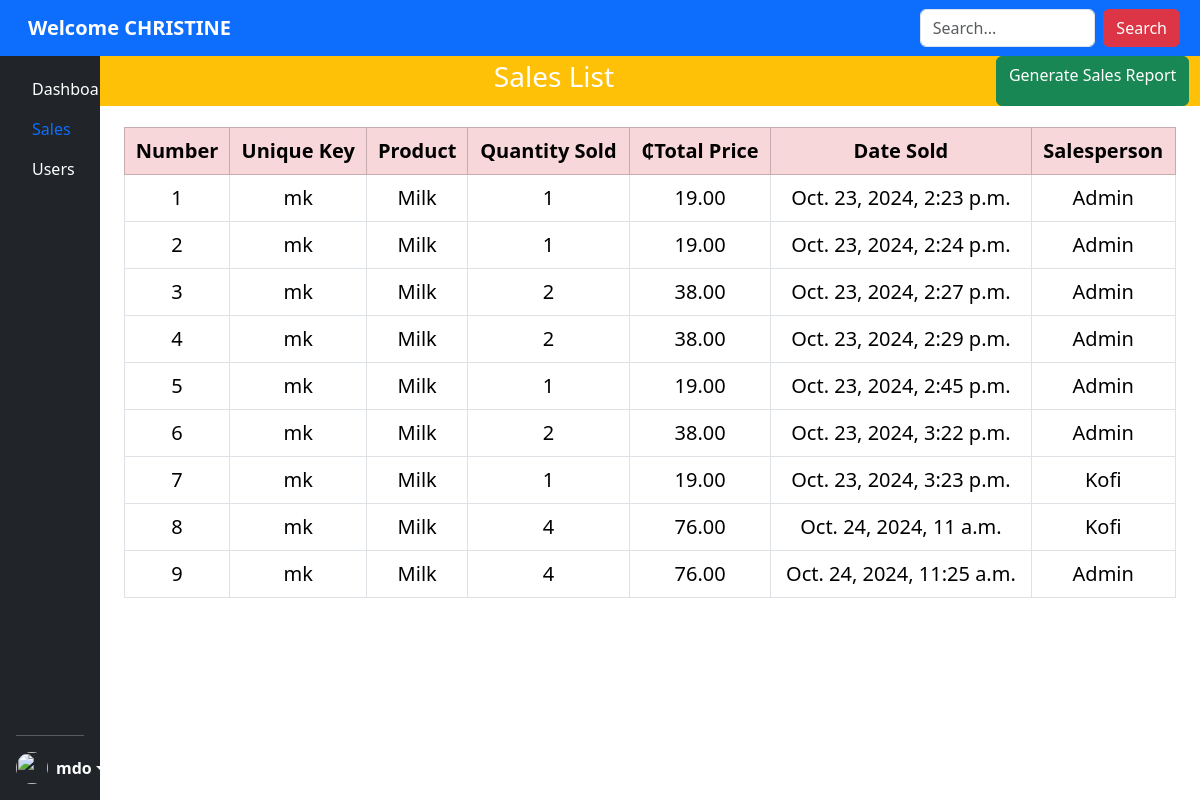
Screenshot of /view-sales/ (signed in) with the database file from the repository.
### revision_app/models.py (models this page shows, shortened)
class Sale(models.Model):
    product = models.ForeignKey(Products, on_delete=models.CASCADE)
    quantity_sold = models.PositiveBigIntegerField()
    total_price = models.DecimalField(max_digits=10, decimal_places=2)
    salesperson = models.ForeignKey(User, on_delete=models.SET_NULL, null=True)  # Link the sale to a user
    date_sold = models.DateTimeField(default=timezone.now)
    unique_key = models.CharField(
        max_length=2,
        blank=True,
        editable=False
    )
    class Meta:
        verbose_name = 'Sale'
        verbose_name_plural = 'Sales'

class Products(models.Model):
    product_name = models.CharField(max_length=200, db_index=True)
    price = models.DecimalField(max_digits=10, decimal_places=2, db_index=True)
    stock = models.PositiveBigIntegerField(default=0, db_index=True)
    unique_key = models.CharField(
        max_length=2,
        blank=True,
        editable=False,
        unique=True
    )
    def __str__(self):
        return self.product_name
    class Meta:
        verbose_name_plural = 'Products'
        ordering = ['product_name']

### revision_app/views.py (the view, shortened to what this page needs)
# urls.py: path('view-sales/', SalesListView.as_view(), name='view-sales'),
class SalesListView(LoginRequiredMixin, TemplateView):
    template_name = 'revision_app/sales.html'  # Template where products and sales will be displayed
    def get_context_data(self, **kwargs):
        context = super().get_context_data(**kwargs)
        sales = Sale.objects.all()
        products = Products.objects.all()
        search_input = self.request.GET.get('q', '').strip()
        context['products'] = products
        context['sales'] = sales
        return context

### revision_app/templates/revision_app/sales.html (shortened to what this page needs)
{% extends 'revision_app/main.html' %}
{% load static %}
{% block content %}
<div class="container-fluid my-0 position-relative mx-0 px-0" style="padding-top: 56px; z-index: 1;">
<div class="container-fluid mx-0 px-0 w-100">
<div class="row">
<div class="d-flex mb-6 bg-warning justify-content-between text-align-center position-fixed" style="z-index: 1050; width: 91.78%;">
    <h3 class="text-center text-white d-flex py-1">Sales List</h3>
    <a href="{% url 'generate_pdf' %}" class="btn btn-success">Generate Sales Report</a>
</div></div>
<div class="container-fluid" style="padding-top: 55px;">
<table class="table table-bordered my-3 w-100 text-center fs-5">
    <thead>
        <tr class="table-danger">
            <th>Number</th>
            <th>Unique Key</th>
            <th>Product</th>
            <th>Quantity Sold</th>
            <th>&#8373;Total Price</th>
            <th>Date Sold</th>
            <th>Salesperson</th>
        </tr>
    </thead>
    <tbody>
        {% for sale in sales %}
        <tr>
            <td>{{ forloop.counter }}</td>
            <td>{{ sale.unique_key }}</td>
            <td>{{ sale.product }}</td>
            <td>{{ sale.quantity_sold }}</td>
            <td>{{ sale.total_price|floatformat:2 }}</td>
            <td>{{ sale.date_sold }}</td>
            <td>{{ sale.salesperson.username|capfirst }}
        </tr>
        {% empty %}
        <tr>
            <td colspan="6">No sales available.</td>
        </tr>
        {% endfor %}
    </tbody>
</table></div>
</div>
</div>
{% endblock %}

### revision_app/templates/revision_app/main.html (shortened to what this page needs)
{% load static %}
<!DOCTYPE html>
<html lang="en">
<head>
    <link rel="stylesheet" href="{% static 'css/bootstrap.css'  %}">
</head>
<body class="overflow-x-hidden">
        <div class="container-fluid p-6">
        <div class="row">
            <div class="col-1 px-0" >
                <div class=" text-start d-flex flex-column justify-content-between flex-shrink-0 p-3 text-white bg-dark position-fixed" style="height: 100vh; width: 8.33333333%;">
        <ul class="nav flex-column mb-auto" style="padding-top: 20px;">
          <li class="nav-item">
            <li>
              {% if request.user.groups.exists %}
            {% if request.user.groups.all.0.name == "admin" %}
              <a href="{% url 'dashboard' %}" class="nav-link text-white">
                Dashboard
                {% endif %}
                {% endif %}
              </a>
            </li>
          <li>
            {% if request.user.groups.exists %}
            {% if request.user.groups.all.0.name == "admin" %}
                <a href="{% url 'view-sales' %}" class="nav-link active">
              Sales
            {% endif %}
            {% endif %}
            </a>
          </li>
          <li>
            {% if request.user.groups.exists %}
            {% if request.user.groups.all.0.name == "admin" %}
            <a href="{% url 'user' %}" class="nav-link text-white">
              Users
            {% endif %}
            {% endif %}
            </a>
          </li>
        </ul>
        <hr>
        <div class="dropdown">
          <a href="#" class="d-flex align-items-center text-white text-decoration-none dropdown-toggle" id="dropdownUser1" data-bs-toggle="dropdown" aria-expanded="false">
            <img src="https://github.com/mdo.png" alt="" width="32" height="32" class="rounded-circle me-2">
            <strong>mdo</strong>
          </a>
        </div>
      </div></div>
<div class="col-11 p-0">
    <div class="container-fluid w-100 px-0 position-fixed"  style="z-index: 1050">
    <nav class="navbar navbar-expand-sm bg-primary navbar-dark fixed-top">
        <div class="container-fluid">
          <a class="navbar-brand ms-3" href="#">
            <strong>Welcome {{request.user.username|upper}}</strong></a>
        </div>
        {% if request.user.groups.exists %}
            {% if request.user.groups.all.0.name == "admin" %}
        <form method="GET" action="" class="bd-search  ms-6 d-flex justify-content-between" style="margin-right: 20px;">
          <input class="form-control me-2" type="text" name="q" placeholder="Search..." value="{{search_input}}">
          <button type="submit" class="btn btn btn-danger">Search</button>
      </form>
      {% endif %}
            {% endif %}
      </nav>
    </div>
      <div class="container-fluid">
    {% block content %}
    {% endblock %}</div>
</div>
</div>
</div>
</body>
</html>

### rows the page displays
Sale: unique_key "mk", product "Milk", quantity_sold "1", total_price "19.00", date_sold "Oct. 23, 2024, 2:23 p.m.", salesperson.username "Admin"
Sale: unique_key "mk", product "Milk", quantity_sold "1", total_price "19.00", date_sold "Oct. 23, 2024, 2:24 p.m.", salesperson.username "Admin"
Sale: unique_key "mk", product "Milk", quantity_sold "2", total_price "38.00", date_sold "Oct. 23, 2024, 2:27 p.m.", salesperson.username "Admin"
Sale: unique_key "mk", product "Milk", quantity_sold "2", total_price "38.00", date_sold "Oct. 23, 2024, 2:29 p.m.", salesperson.username "Admin"
Sale: unique_key "mk", product "Milk", quantity_sold "1", total_price "19.00", date_sold "Oct. 23, 2024, 2:45 p.m.", salesperson.username "Admin"
Sale: unique_key "mk", product "Milk", quantity_sold "2", total_price "38.00", date_sold "Oct. 23, 2024, 3:22 p.m.", salesperson.username "Admin"
Sale: unique_key "mk", product "Milk", quantity_sold "1", total_price "19.00", date_sold "Oct. 23, 2024, 3:23 p.m.", salesperson.username "Kofi"
Sale: unique_key "mk", product "Milk", quantity_sold "4", total_price "76.00", date_sold "Oct. 24, 2024, 11 a.m.", salesperson.username "Kofi"
Sale: unique_key "mk", product "Milk", quantity_sold "4", total_price "76.00", date_sold "Oct. 24, 2024, 11:25 a.m.", salesperson.username "Admin"

### other values shown
{{ request.user.username|upper }} "CHRISTINE"
